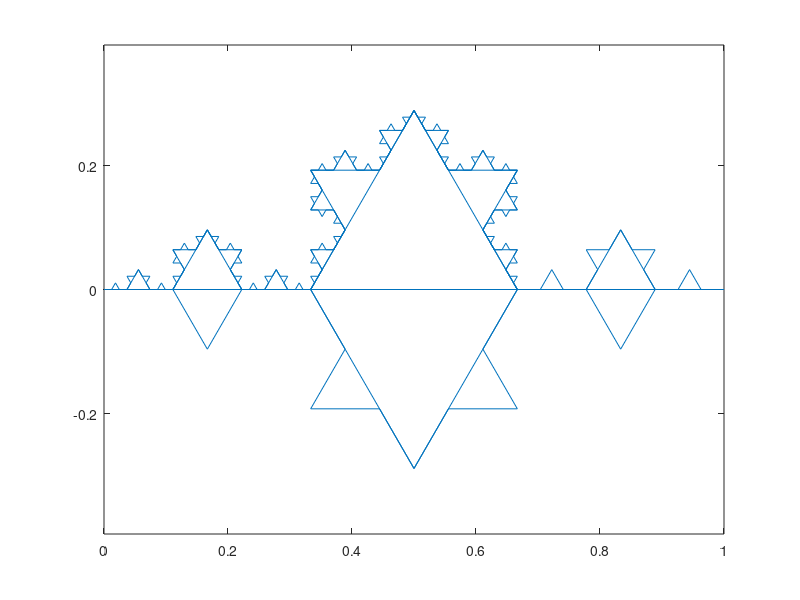

Reproduce this figure in MATLAB.
% Plotting Koch curves up to N = 10.
clear;

x0 = [0,0];
x1 = [1,0];

x2 = 2/3*x0 + 1/3*x1;
x3 = 1/2*x0 + 1/2*x1 + sqrt(3)/6*[x0(2) - x1(2),x1(1) - x0(1)];
x4 = 1/3*x0 + 2/3*x1;

K = [x0;x2;x3;x4;x1];
[m, n] = size(K);

for j = 1:100
    x0 = K(j,:);
    x1 = K(j+1,:);

    x2 = 2/3*x0 + 1/3*x1;
    x3 = 1/2*x0 + 1/2*x1 + sqrt(3)/6*[x0(2) - x1(2),x1(1) - x0(1)];
    x4 = 1/3*x0 + 2/3*x1;

    K = [K;x0;x2;x3;x4;x1];
end;

figure
plot(K(:,1),K(:,2))
axis equal